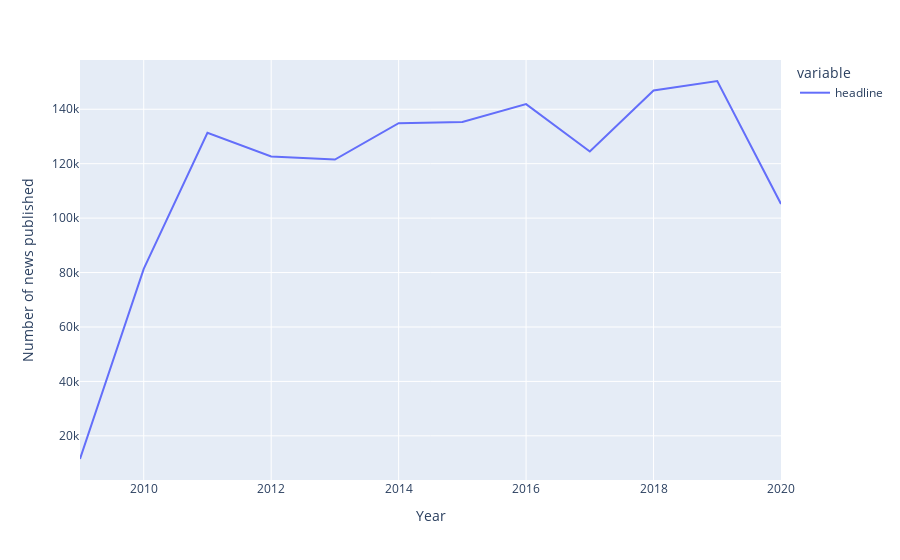

The cell this chart's notebook holds for it:
### Markdown cell above
**Observation**
- In the fifth month, compared to the other months, there is a spike in news coverage, while in the ninth month, there is a noticeable dip.

### Code cell
px.line(news.groupby([news.index.year])['headline'].count(), labels={'value' : 'Number of news published', 'date' : 'Year'})

### Figure 1 — Plotly figure (JSON) as saved in the notebook; plotly's stock layout.template omitted (floating-point values rounded to 4 significant figures)
{"data": [{"hovertemplate": "variable=headline<br>Year=%{x}<br>Number of news published=%{y}<extra></extra>", "legendgroup": "headline", "line": {"color": "#636efa", "dash": "solid"}, "marker": {"symbol": "circle"}, "mode": "lines", "name": "headline", "orientation": "v", "showlegend": true, "type": "scatter", "x": [2009, 2010, 2011, 2012, 2013, 2014, 2015, 2016, 2017, 2018, 2019, 2020], "xaxis": "x", "y": [11489, 81319, 131322, 122649, 121529, 134859, 135295, 141892, 124456, 146924, 150380, 105214], "yaxis": "y"}], "layout": {"legend": {"title": {"text": "variable"}, "tracegroupgap": 0}, "margin": {"t": 60}, "xaxis": {"anchor": "y", "domain": [0, 1], "title": {"text": "Year"}}, "yaxis": {"anchor": "x", "domain": [0, 1], "title": {"text": "Number of news published"}}}}
